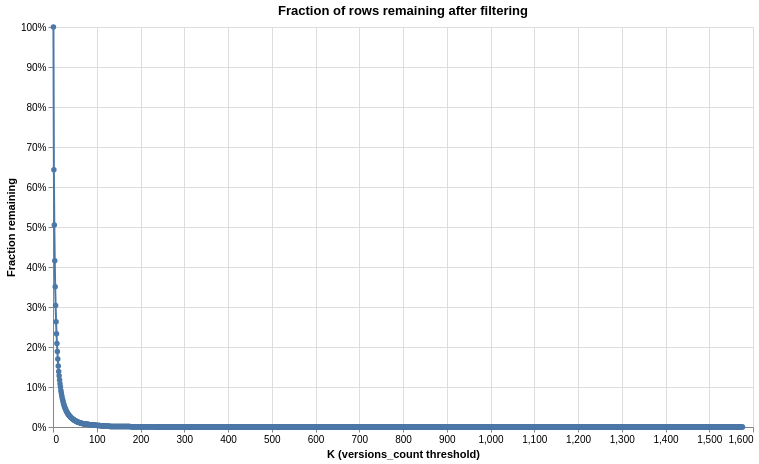

Here is the notebook cell this chart was saved with:
### Code cell
chart_pct = (
    alt.Chart(curve_df)
    .mark_line(point=True)
    .encode(
        x=alt.X("k:Q", title="K (versions_count threshold)"),
        y=alt.Y("fraction_remaining:Q", title="Fraction remaining", axis=alt.Axis(format="%")),
        tooltip=[
            alt.Tooltip("k:Q", title="K"),
            alt.Tooltip("rows_remaining:Q", title="Rows remaining"),
            alt.Tooltip("fraction_remaining:Q", title="Fraction remaining", format=".2%")
        ],
    )
    .properties(
        width=700,
        height=400,
        title="Fraction of rows remaining after filtering"
    )
)

chart_pct

### Figure 1 — Vega-Lite specification as saved in the notebook (floating-point values rounded to 4 significant figures; data arrays with more than 128 entries replaced by an {"elided": "..."} marker saying what was removed)
{"config": {"view": {"continuousWidth": 300, "continuousHeight": 300}}, "data": {"name": "data-cd2a7de7a905314b8663c85187398d4a"}, "mark": {"type": "line", "point": true}, "encoding": {"tooltip": [{"field": "k", "title": "K", "type": "quantitative"}, {"field": "rows_remaining", "title": "Rows remaining", "type": "quantitative"}, {"field": "fraction_remaining", "format": ".2%", "title": "Fraction remaining", "type": "quantitative"}], "x": {"field": "k", "title": "K (versions_count threshold)", "type": "quantitative"}, "y": {"axis": {"format": "%"}, "field": "fraction_remaining", "title": "Fraction remaining", "type": "quantitative"}}, "height": 400, "title": "Fraction of rows remaining after filtering", "width": 700, "$schema": "https://vega.github.io/schema/vega-lite/v5.20.1.json", "datasets": {"data-cd2a7de7a905314b8663c85187398d4a": {"elided": "1576 records"}}}
